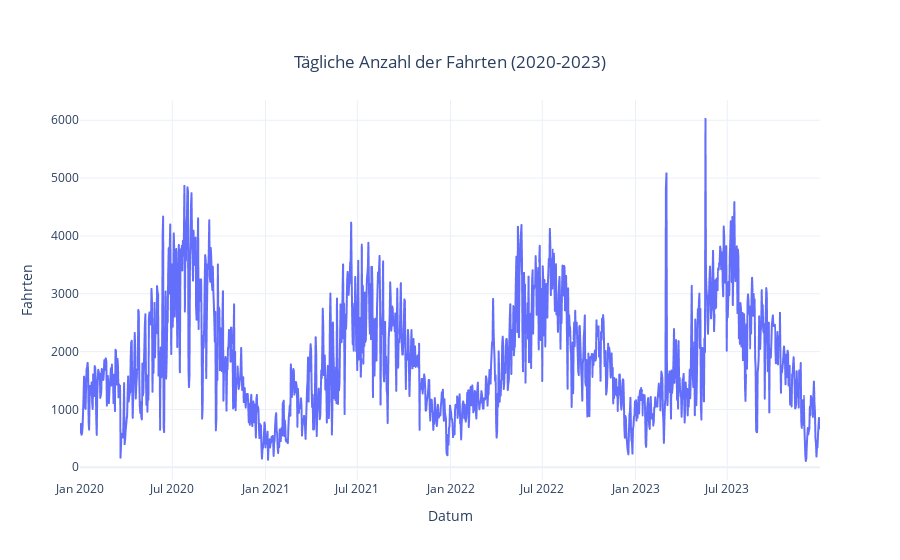

Source (notebook cell):
### Code cell
#Linienplot der täglichen Anzahl der Fahrten
fig_daily = px.line(
    daily_counts, 
    x='DATE', 
    y='DAILY_COUNTS', 
    title='Tägliche Anzahl der Fahrten (2020-2023)', 
    labels={'DAILY_COUNTS': 'Fahrten', 'DATE': 'Datum'},
    template="plotly_white"
)

# Titel in die Mitte setzen
fig_daily.update_layout(
    title={
        'text': "Tägliche Anzahl der Fahrten (2020-2023)",
        'y': 0.9,  #Y-Position des Titels
        'x': 0.5,  #X-Position des Titels (zentriert)
        'xanchor': 'center',
        'yanchor': 'top'
    }
)

fig_daily.show()

### Figure 1 — Plotly figure (JSON) as saved in the notebook; plotly's stock layout.template omitted (floating-point values rounded to 4 significant figures; data arrays with more than 128 entries replaced by an {"elided": "..."} marker saying what was removed)
{"data": [{"hovertemplate": "Datum=%{x}<br>Fahrten=%{y}<extra></extra>", "legendgroup": "", "line": {"color": "#636efa", "dash": "solid"}, "marker": {"symbol": "circle"}, "mode": "lines", "name": "", "showlegend": false, "type": "scattergl", "x": {"elided": "1461 str values"}, "xaxis": "x", "y": {"elided": "1461 int values"}, "yaxis": "y"}], "layout": {"legend": {"tracegroupgap": 0}, "title": {"text": "Tägliche Anzahl der Fahrten (2020-2023)", "x": 0.5, "xanchor": "center", "y": 0.9, "yanchor": "top"}, "xaxis": {"anchor": "y", "domain": [0, 1], "title": {"text": "Datum"}}, "yaxis": {"anchor": "x", "domain": [0, 1], "title": {"text": "Fahrten"}}}}
